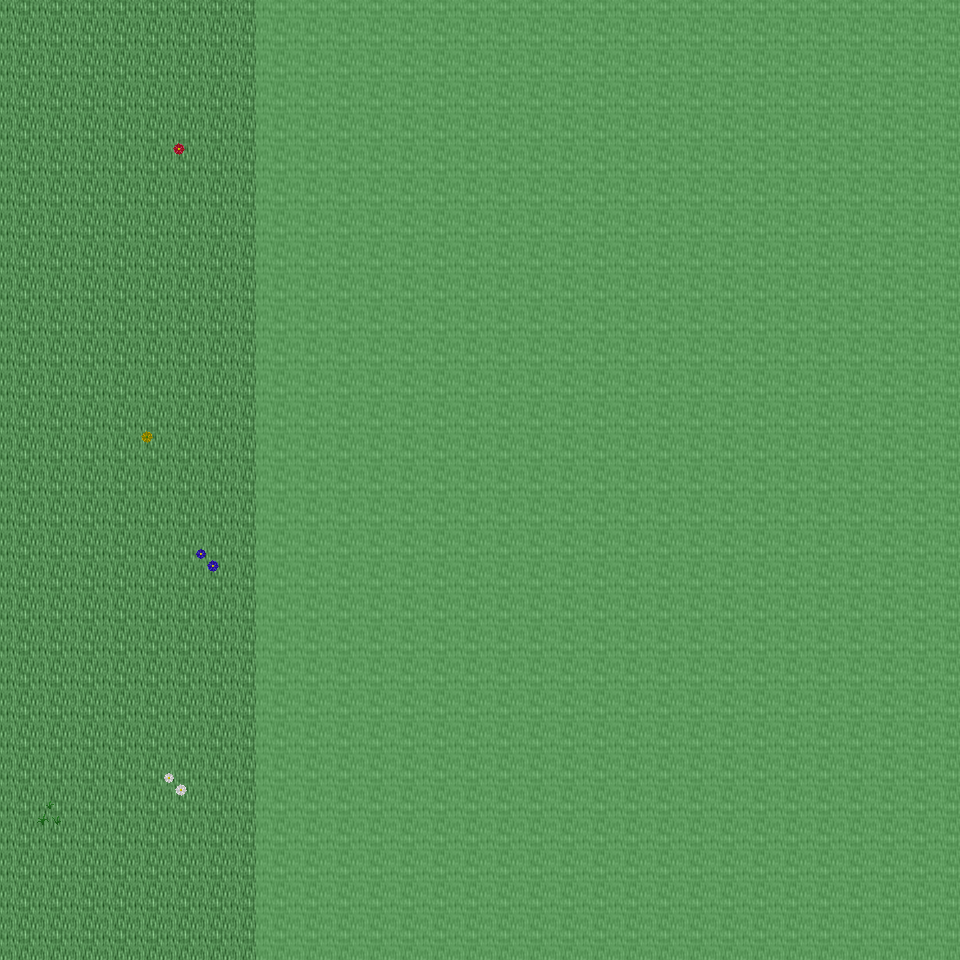

The image is a tile-based game level rendered from a .tmx file. Its description and source (layers, tilesets, objects; grid data summarised) follow:
An orthogonal 30x30 tile map with 32x32 px tiles, 6 tile layers (Ground, Object, Object2, Above, ...), 9 tilesets and 3 objects (3x mapchange).

<map version="1.0" orientation="orthogonal" renderorder="right-down" width="30" height="30" tilewidth="32" tileheight="32" nextobjectid="4">
  <tileset firstgid="1" name="tileset_ground_ground" tilewidth="32" tileheight="32" tilecount="33" columns="3">
    <image source="../drawable/tileset_ground_ground.png" width="96" height="352" />
  </tileset>
  <tileset firstgid="34" name="tileset_plant_flower_daisy_white" tilewidth="32" tileheight="32" tilecount="8" columns="2">
    <image source="../drawable/tileset_plant_flower_daisy_white.png" width="64" height="128" />
  </tileset>
  <tileset firstgid="42" name="tileset_plant_flower_daisy_yellow" tilewidth="32" tileheight="32" tilecount="8" columns="2">
    <image source="../drawable/tileset_plant_flower_daisy_yellow.png" width="64" height="128" />
  </tileset>
  <tileset firstgid="50" name="tileset_plant_flower_daisy_blue" tilewidth="32" tileheight="32" tilecount="8" columns="2">
    <image source="../drawable/tileset_plant_flower_daisy_blue.png" width="64" height="128" />
  </tileset>
  <tileset firstgid="58" name="tileset_plant_grasses" tilewidth="32" tileheight="32" tilecount="6" columns="3">
    <image source="../drawable/tileset_plant_grasses.png" width="96" height="64" />
  </tileset>
  <tileset firstgid="64" name="tileset_plant_flower_daisy_red" tilewidth="32" tileheight="32" tilecount="8" columns="2">
    <image source="../drawable/tileset_plant_flower_daisy_red.png" width="64" height="128" />
  </tileset>
  <tileset firstgid="72" name="tileset_plant_tree_tree_darkgreen" tilewidth="32" tileheight="32" tilecount="88" columns="8">
    <image source="../drawable/tileset_plant_tree_tree_darkgreen.png" width="256" height="352" />
  </tileset>
  <tileset firstgid="160" name="tileset_logic_collision" tilewidth="32" tileheight="32" tilecount="1" columns="1">
    <image source="../drawable/tileset_logic_collision.png" width="32" height="32" />
  </tileset>
  <tileset firstgid="161" name="tileset_ground_green_paving" tilewidth="32" tileheight="32" tilecount="18" columns="3">
    <image source="../drawable/tileset_ground_green_paving.png" width="96" height="192" />
  </tileset>
  <layer name="Ground" width="30" height="30">
    <data>[900 cells, 900 non-empty, 1 distinct tile ids]</data>
  </layer>
  <layer name="Object" width="30" height="30">
    <data>[900 cells, 15 non-empty, 8 distinct tile ids]</data>
  </layer>
  <layer name="Object2" width="30" height="30">
    <data>[900 cells, 65 non-empty, 13 distinct tile ids]</data>
  </layer>
  <layer name="Above" width="30" height="30">
    <data>[900 cells, 270 non-empty, 31 distinct tile ids]</data>
  </layer>
  <layer name="Above2" width="30" height="30">
    <data>[900 cells, 0 non-empty, 0 distinct tile ids]</data>
  </layer>
  <layer name="Walkable" width="30" height="30">
    <data>[900 cells, 660 non-empty, 1 distinct tile ids]</data>
  </layer>
  <objectgroup name="MapEvents">
    <object id="1" name="north" type="mapchange" x="0" y="0" width="256" height="32">
      <properties>
        <property name="map" value="0_ados_mountain_n2_w2_x4_y2" />
        <property name="place" value="south" />
      </properties>
    </object>
    <object id="2" name="south" type="mapchange" x="0" y="928" width="256" height="32">
      <properties>
        <property name="map" value="0_ados_mountain_n2_w2_x4_y4" />
        <property name="place" value="north" />
      </properties>
    </object>
    <object id="3" name="west" type="mapchange" x="0" y="0" width="32" height="960">
      <properties>
        <property name="map" value="0_ados_mountain_n2_w2_x3_y3" />
        <property name="place" value="east" />
      </properties>
    </object>
  </objectgroup>
</map>
